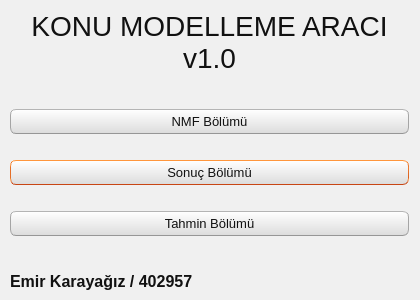
<?xml version="1.0" encoding="UTF-8"?>
<ui version="4.0">
 <class>Dialog</class>
 <widget class="QDialog" name="Dialog">
  <property name="geometry">
   <rect>
    <x>0</x>
    <y>0</y>
    <width>420</width>
    <height>300</height>
   </rect>
  </property>
  <property name="windowTitle">
   <string>Dialog</string>
  </property>
  <property name="styleSheet">
   <string notr="true">/*
Ubuntu Style Sheet for QT Applications
Author: Jaime A. Quiroga P.
Company: GTRONICK
Last updated: 01/10/2021 (dd/mm/yyyy), 15:18.
Available at: https://github.com/GTRONICK/QSS/blob/master/Ubuntu.qss
*/
QMainWindow {
	background-color:#f0f0f0;
}
QCheckBox {
	padding:2px;
}
QCheckBox:hover {
	border:1px solid rgb(255,150,60);
	border-radius:4px;
	padding: 1px;
	background-color:qlineargradient(spread:pad, x1:0.5, y1:1, x2:0.5, y2:0, stop:0 rgba(190, 90, 50, 50), stop:1 rgba(250, 130, 40, 50));
}
QCheckBox::indicator:checked {
	border:1px solid rgb(246, 134, 86);
	border-radius:4px;
  	background-color:rgb(246, 134, 86)
}
QCheckBox::indicator:unchecked {
	border-width:1px solid rgb(246, 134, 86);
	border-radius:4px;
  	background-color:rgb(255,255,255);
}
QColorDialog {
	background-color:#f0f0f0;
}
QComboBox {
	color:rgb(81,72,65);
	background: #ffffff;
}
QComboBox:editable {
	selection-color:rgb(81,72,65);
	selection-background-color: #ffffff;
}
QComboBox QAbstractItemView {
	selection-color: #ffffff;
	selection-background-color: rgb(246, 134, 86);
}
QComboBox:!editable:on, QComboBox::drop-down:editable:on {
	color:  #1e1d23;	
}
QDateTimeEdit, QDateEdit, QDoubleSpinBox, QFontComboBox {
	color:rgb(81,72,65);
	background-color: #ffffff;
}

QDialog {
	background-color:#f0f0f0;
}

QLabel,QLineEdit {
	color:rgb(17,17,17);
}
QLineEdit {
	background-color:rgb(255,255,255);
	selection-background-color:rgb(236,116,64);
}
QMenuBar {
	color:rgb(223,219,210);
	background-color:rgb(65,64,59);
}
QMenuBar::item {
	padding-top:4px;
	padding-left:4px;
	padding-right:4px;
	color:rgb(223,219,210);
	background-color:rgb(65,64,59);
}
QMenuBar::item:selected {
	color:rgb(255,255,255);
	padding-top:2px;
	padding-left:2px;
	padding-right:2px;
	border-top-width:2px;
	border-left-width:2px;
	border-right-width:2px;
	border-top-right-radius:4px;
	border-top-left-radius:4px;
	border-style:solid;
	background-color:rgb(65,64,59);
	border-top-color: rgb(47,47,44);
	border-right-color: qlineargradient(spread:pad, x1:0, y1:1, x2:1, y2:0, stop:0 rgba(90, 87, 78, 255), stop:1 rgba(47,47,44, 255));
	border-left-color:  qlineargradient(spread:pad, x1:1, y1:0, x2:0, y2:0, stop:0 rgba(90, 87, 78, 255), stop:1 rgba(47,47,44, 255));
}
QMenu {
	color:rgb(223,219,210);
	background-color:rgb(65,64,59);
}
QMenu::item {
	color:rgb(223,219,210);
	padding:4px 10px 4px 20px;
}
QMenu::item:selected {
	color:rgb(255,255,255);
	background-color: qlineargradient(spread:pad, x1:0.5, y1:1, x2:0.5, y2:0, stop:0 rgba(225, 108, 54, 255), stop:1 rgba(246, 134, 86, 255));
	border-style:solid;
	border-width:3px;
	padding:4px 7px 4px 17px;
	border-bottom-color:qlineargradient(spread:pad, x1:0.5, y1:1, x2:0.5, y2:0, stop:0 rgba(175,85,48,255), stop:1 rgba(236,114,67, 255));
	border-top-color:qlineargradient(spread:pad, x1:0.5, y1:1, x2:0.5, y2:0, stop:0 rgba(253,156,113,255), stop:1 rgba(205,90,46, 255));
	border-right-color:qlineargradient(spread:pad, x1:0, y1:0.5, x2:1, y2:0.5, stop:0 rgba(253,156,113,255), stop:1 rgba(205,90,46, 255));
	border-left-color:qlineargradient(spread:pad, x1:1, y1:0.5, x2:0, y2:0.5, stop:0 rgba(253,156,113,255), stop:1 rgba(205,90,46, 255));
}
QPlainTextEdit {
	border: 1px solid transparent;
	color:rgb(17,17,17);
	selection-background-color:rgb(236,116,64);
    background-color: #FFFFFF;
}
QProgressBar {
	text-align: center;
	color: rgb(0, 0, 0);
	border: 1px inset rgb(150,150,150); 
	border-radius: 10px;
	background-color:rgb(221,221,219);
}
QProgressBar::chunk:horizontal {
	background-color: qlineargradient(spread:pad, x1:0.5, y1:1, x2:0.5, y2:0, stop:0 rgba(225, 108, 54, 255), stop:1 rgba(246, 134, 86, 255));
	border:1px solid;
	border-radius:8px;
	border-bottom-color:qlineargradient(spread:pad, x1:0.5, y1:1, x2:0.5, y2:0, stop:0 rgba(175,85,48,255), stop:1 rgba(236,114,67, 255));
	border-top-color:qlineargradient(spread:pad, x1:0.5, y1:1, x2:0.5, y2:0, stop:0 rgba(253,156,113,255), stop:1 rgba(205,90,46, 255));
	border-right-color:qlineargradient(spread:pad, x1:0, y1:0.5, x2:1, y2:0.5, stop:0 rgba(253,156,113,255), stop:1 rgba(205,90,46, 255));
	border-left-color:qlineargradient(spread:pad, x1:1, y1:0.5, x2:0, y2:0.5, stop:0 rgba(253,156,113,255), stop:1 rgba(205,90,46, 255));
}
QPushButton{
	color:rgb(17,17,17);
	border-width: 1px;
	border-radius: 6px;
	border-bottom-color: rgb(150,150,150);
	border-right-color: rgb(165,165,165);
	border-left-color: rgb(165,165,165);
	border-top-color: rgb(180,180,180);
	border-style: solid;
	padding: 4px;
	background-color: qlineargradient(spread:pad, x1:0.5, y1:1, x2:0.5, y2:0, stop:0 rgba(220, 220, 220, 255), stop:1 rgba(255, 255, 255, 255));
}
QPushButton:hover{
	color:rgb(17,17,17);
	border-width: 1px;
	border-radius:6px;
	border-top-color: rgb(255,150,60);
	border-right-color: qlineargradient(spread:pad, x1:0, y1:1, x2:1, y2:0, stop:0 rgba(200, 70, 20, 255), stop:1 rgba(255,150,60, 255));
	border-left-color:  qlineargradient(spread:pad, x1:1, y1:0, x2:0, y2:0, stop:0 rgba(200, 70, 20, 255), stop:1 rgba(255,150,60, 255));
	border-bottom-color: rgb(200,70,20);
	border-style: solid;
	padding: 2px;
	background-color: qlineargradient(spread:pad, x1:0.5, y1:1, x2:0.5, y2:0, stop:0 rgba(220, 220, 220, 255), stop:1 rgba(255, 255, 255, 255));
}
QPushButton:default{
	color:rgb(17,17,17);
	border-width: 1px;
	border-radius:6px;
	border-top-color: rgb(255,150,60);
	border-right-color: qlineargradient(spread:pad, x1:0, y1:1, x2:1, y2:0, stop:0 rgba(200, 70, 20, 255), stop:1 rgba(255,150,60, 255));
	border-left-color:  qlineargradient(spread:pad, x1:1, y1:0, x2:0, y2:0, stop:0 rgba(200, 70, 20, 255), stop:1 rgba(255,150,60, 255));
	border-bottom-color: rgb(200,70,20);
	border-style: solid;
	padding: 2px;
	background-color: qlineargradient(spread:pad, x1:0.5, y1:1, x2:0.5, y2:0, stop:0 rgba(220, 220, 220, 255), stop:1 rgba(255, 255, 255, 255));
}
QPushButton:pressed{
	color:rgb(17,17,17);
	border-width: 1px;
	border-radius: 6px;
	border-width: 1px;
	border-top-color: rgba(255,150,60,200);
	border-right-color: qlineargradient(spread:pad, x1:0, y1:1, x2:1, y2:0, stop:0 rgba(200, 70, 20, 255), stop:1 rgba(255,150,60, 200));
	border-left-color:  qlineargradient(spread:pad, x1:1, y1:0, x2:0, y2:0, stop:0 rgba(200, 70, 20, 255), stop:1 rgba(255,150,60, 200));
	border-bottom-color: rgba(200,70,20,200);
	border-style: solid;
	padding: 2px;
	background-color: qlineargradient(spread:pad, x1:0.5, y1:0, x2:0.5, y2:1, stop:0 rgba(220, 220, 220, 255), stop:1 rgba(255, 255, 255, 255));
}
QPushButton:disabled{
	color:rgb(174,167,159);
	border-width: 1px;
	border-radius: 6px;
	background-color: qlineargradient(spread:pad, x1:0.5, y1:1, x2:0.5, y2:0, stop:0 rgba(200, 200, 200, 255), stop:1 rgba(230, 230, 230, 255));
}
QRadioButton {
	padding: 1px;
}
QRadioButton::indicator:checked {
	height: 10px;
	width: 10px;
	border-style:solid;
	border-radius:5px;
	border-width: 1px;
	border-color: rgba(246, 134, 86, 255);
	color: #a9b7c6;
	background-color:rgba(246, 134, 86, 255);
}
QRadioButton::indicator:!checked {
	height: 10px;
	width: 10px;
	border-style:solid;
	border-radius:5px;
	border-width: 1px;
	border-color: rgb(246, 134, 86);
	color: #a9b7c6;
	background-color: transparent;
}
QScrollArea {
	color: white;
	background-color:#f0f0f0;
}
QSlider::groove {
	border-style: solid;
	border-width: 1px;
	border-color: rgb(207,207,207);
}
QSlider::groove:horizontal {
	height: 5px;
	background: rgb(246, 134, 86);
}
QSlider::groove:vertical {
	width: 5px;
	background: rgb(246, 134, 86);
}
QSlider::handle:horizontal {
	background: rgb(253,253,253);
	border-style: solid;
	border-width: 1px;
	border-color: rgb(207,207,207);
	width: 12px;
	margin: -5px 0;
	border-radius: 7px;
}
QSlider::handle:vertical {
	background: rgb(253,253,253);
	border-style: solid;
	border-width: 1px;
	border-color: rgb(207,207,207);
	height: 12px;
	margin: 0 -5px;
	border-radius: 7px;
}
QSlider::add-page:horizontal, QSlider::add-page:vertical {
 	background: white;
}
QSlider::sub-page:horizontal, QSlider::sub-page:vertical {
	background: rgb(246, 134, 86);
}
QStatusBar, QSpinBox {
	color:rgb(81,72,65);
}
QSpinBox {
	background-color: #ffffff;
}
QScrollBar:horizontal {
	max-height: 20px;
	border: 1px transparent;
	margin: 0px 20px 0px 20px;
}
QScrollBar::handle:horizontal {
	background: rgb(253,253,253);
	border: 1px solid rgb(207,207,207);
	border-radius: 7px;
	min-width: 25px;
}
QScrollBar::handle:horizontal:hover {
	background: rgb(253,253,253);
	border: 1px solid rgb(255,150,60);
	border-radius: 7px;
	min-width: 25px;
}
QScrollBar::add-line:horizontal {
  	border: 1px solid rgb(207,207,207);
  	border-top-right-radius: 7px;
  	border-top-left-radius: 7px;
  	border-bottom-right-radius: 7px;
  	background: rgb(255, 255, 255);
  	width: 20px;
  	subcontrol-position: right;
  	subcontrol-origin: margin;
}
QScrollBar::add-line:horizontal:hover {
  	border: 1px solid rgb(255,150,60);
  	border-top-right-radius: 7px;
  	border-top-left-radius: 7px;
  	border-bottom-right-radius: 7px;
  	background: rgb(255, 255, 255);
  	width: 20px;
  	subcontrol-position: right;
  	subcontrol-origin: margin;
}
QScrollBar::add-line:horizontal:pressed {
  	border: 1px solid grey;
  	border-top-left-radius: 7px;
  	border-top-right-radius: 7px;
  	border-bottom-right-radius: 7px;
  	background: rgb(231,231,231);
  	width: 20px;
  	subcontrol-position: right;
  	subcontrol-origin: margin;
}
QScrollBar::sub-line:horizontal {
  	border: 1px solid rgb(207,207,207);
  	border-top-right-radius: 7px;
  	border-top-left-radius: 7px;
  	border-bottom-left-radius: 7px;
  	background: rgb(255, 255, 255);
  	width: 20px;
  	subcontrol-position: left;
  	subcontrol-origin: margin;
}
QScrollBar::sub-line:horizontal:hover {
  	border: 1px solid rgb(255,150,60);
  	border-top-right-radius: 7px;
  	border-top-left-radius: 7px;
  	border-bottom-left-radius: 7px;
  	background: rgb(255, 255, 255);
  	width: 20px;
  	subcontrol-position: left;
  	subcontrol-origin: margin;
}
QScrollBar::sub-line:horizontal:pressed {
  	border: 1px solid grey;
  	border-top-right-radius: 7px;
  	border-top-left-radius: 7px;
  	border-bottom-left-radius: 7px;
  	background: rgb(231,231,231);
  	width: 20px;
  	subcontrol-position: left;
  	subcontrol-origin: margin;
}
QScrollBar::left-arrow:horizontal {
  	border: 1px transparent grey;
  	border-top-left-radius: 3px;
  	border-bottom-left-radius: 3px;
  	width: 6px;
  	height: 6px;
  	background: rgb(230,230,230);
}
QScrollBar::right-arrow:horizontal {
	border: 1px transparent grey;
	border-top-right-radius: 3px;
	border-bottom-right-radius: 3px;
  	width: 6px;
  	height: 6px;
 	background: rgb(230,230,230);
}
QScrollBar::add-page:horizontal, QScrollBar::sub-page:horizontal {
 	background: none;
} 
QScrollBar:vertical {
	max-width: 20px;
	border: 1px transparent grey;
	margin: 20px 0px 20px 0px;
}
QScrollBar::add-line:vertical {
	border: 1px solid;
	border-color: rgb(207,207,207);
	border-bottom-right-radius: 7px;
	border-bottom-left-radius: 7px;
	border-top-left-radius: 7px;
	background: rgb(255, 255, 255);
  	height: 20px;
  	subcontrol-position: bottom;
  	subcontrol-origin: margin;
}
QScrollBar::add-line:vertical:hover {
  	border: 1px solid;
  	border-color: rgb(255,150,60);
  	border-bottom-right-radius: 7px;
  	border-bottom-left-radius: 7px;
  	border-top-left-radius: 7px;
  	background: rgb(255, 255, 255);
  	height: 20px;
  	subcontrol-position: bottom;
  	subcontrol-origin: margin;
}
QScrollBar::add-line:vertical:pressed {
  	border: 1px solid grey;
  	border-bottom-left-radius: 7px;
  	border-bottom-right-radius: 7px;
  	border-top-left-radius: 7px;
  	background: rgb(231,231,231);
  	height: 20px;
  	subcontrol-position: bottom;
  	subcontrol-origin: margin;
}
QScrollBar::sub-line:vertical {
  	border: 1px solid rgb(207,207,207);
  	border-top-right-radius: 7px;
  	border-top-left-radius: 7px;
  	border-bottom-left-radius: 7px;
  	background: rgb(255, 255, 255);
  	height: 20px;
  	subcontrol-position: top;
  	subcontrol-origin: margin;
}
QScrollBar::sub-line:vertical:hover {
  	border: 1px solid rgb(255,150,60);
  	border-top-right-radius: 7px;
  	border-top-left-radius: 7px;
  	border-bottom-left-radius: 7px;
	background: rgb(255, 255, 255);
  	height: 20px;
  	subcontrol-position: top;
  	subcontrol-origin: margin;
}
QScrollBar::sub-line:vertical:pressed {
  	border: 1px solid grey;
  	border-top-left-radius: 7px;
  	border-top-right-radius: 7px;
  	background: rgb(231,231,231);
 	height: 20px;
  	subcontrol-position: top;
  	subcontrol-origin: margin;
}
QScrollBar::handle:vertical {
	background: rgb(253,253,253);
	border: 1px solid rgb(207,207,207);
	border-radius: 7px;
	min-height: 25px;
}
QScrollBar::handle:vertical:hover {
	background: rgb(253,253,253);
	border: 1px solid rgb(255,150,60);
	border-radius: 7px;
	min-height: 25px;
}
QScrollBar::up-arrow:vertical {
	border: 1px transparent grey;
  	border-top-left-radius: 3px;
	border-top-right-radius: 3px;
  	width: 6px;
  	height: 6px;
  	background: rgb(230,230,230);
}
QScrollBar::down-arrow:vertical {
  	border: 1px transparent grey;
  	border-bottom-left-radius: 3px;
  	border-bottom-right-radius: 3px;
  	width: 6px;
  	height: 6px;
  	background: rgb(230,230,230);
}
QScrollBar::add-page:vertical, QScrollBar::sub-page:vertical {
  	background: none;
}
QTabWidget {
	color:rgb(0,0,0);
	background-color:rgb(247,246,246);
}
QTabWidget::pane {
	border-color: rgb(180,180,180);
	background-color:rgb(247,246,246);
	border-style: solid;
	border-width: 1px;
  	border-radius: 6px;
}
QTabBar::tab {
	padding-left:4px;
	padding-right:4px;
	padding-bottom:2px;
	padding-top:2px;
	color:rgb(81,72,65);
  	background-color: qlineargradient(spread:pad, x1:0.5, y1:1, x2:0.5, y2:0, stop:0 rgba(221,218,217,255), stop:1 rgba(240,239,238,255));
	border-style: solid;
	border-width: 1px;
  	border-top-right-radius:4px;
	border-top-left-radius:4px;
	border-top-color: rgb(180,180,180);
	border-left-color: rgb(180,180,180);
	border-right-color: rgb(180,180,180);
	border-bottom-color: transparent;
}
QTabBar::tab:selected, QTabBar::tab:last:selected, QTabBar::tab:hover {
  	background-color:rgb(247,246,246);
  	margin-left: 0px;
  	margin-right: 1px;
}
QTabBar::tab:!selected {
	margin-top: 1px;
	margin-right: 1px;
}
QTextEdit {
	border-width: 1px;
	border-style: solid;
	border-color:transparent;
	color:rgb(17,17,17);
	selection-background-color:rgb(236,116,64);
}
QTimeEdit, QToolBox, QToolBox::tab, QToolBox::tab:selected {
	color:rgb(81,72,65);
	background-color: #ffffff;
}</string>
  </property>
  <widget class="QWidget" name="gridLayoutWidget">
   <property name="geometry">
    <rect>
     <x>10</x>
     <y>10</y>
     <width>399</width>
     <height>281</height>
    </rect>
   </property>
   <property name="font">
    <font>
     <pointsize>10</pointsize>
    </font>
   </property>
   <layout class="QGridLayout" name="gridLayout">
    <item row="3" column="0">
     <spacer name="horizontalSpacer">
      <property name="font">
       <font>
        <pointsize>10</pointsize>
       </font>
      </property>
      <property name="orientation">
       <enum>Qt::Horizontal</enum>
      </property>
      <property name="sizeHint" stdset="0">
       <size>
        <width>40</width>
        <height>20</height>
       </size>
      </property>
     </spacer>
    </item>
    <item row="4" column="0">
     <widget class="QPushButton" name="sonuclar_buton">
      <property name="font">
       <font>
        <pointsize>10</pointsize>
       </font>
      </property>
      <property name="text">
       <string>Sonuç Bölümü</string>
      </property>
     </widget>
    </item>
    <item row="1" column="0">
     <spacer name="verticalSpacer_2">
      <property name="orientation">
       <enum>Qt::Vertical</enum>
      </property>
      <property name="sizeHint" stdset="0">
       <size>
        <width>20</width>
        <height>40</height>
       </size>
      </property>
     </spacer>
    </item>
    <item row="8" column="0">
     <widget class="QLabel" name="label">
      <property name="font">
       <font>
        <pointsize>12</pointsize>
        <italic>false</italic>
        <bold>true</bold>
       </font>
      </property>
      <property name="text">
       <string>Emir Karayağız / 402957</string>
      </property>
     </widget>
    </item>
    <item row="2" column="0">
     <widget class="QPushButton" name="nmf_buton">
      <property name="font">
       <font>
        <pointsize>10</pointsize>
       </font>
      </property>
      <property name="text">
       <string>NMF Bölümü</string>
      </property>
     </widget>
    </item>
    <item row="7" column="0">
     <spacer name="verticalSpacer">
      <property name="font">
       <font>
        <pointsize>10</pointsize>
       </font>
      </property>
      <property name="orientation">
       <enum>Qt::Vertical</enum>
      </property>
      <property name="sizeHint" stdset="0">
       <size>
        <width>20</width>
        <height>40</height>
       </size>
      </property>
     </spacer>
    </item>
    <item row="5" column="0">
     <spacer name="horizontalSpacer_2">
      <property name="font">
       <font>
        <pointsize>10</pointsize>
       </font>
      </property>
      <property name="orientation">
       <enum>Qt::Horizontal</enum>
      </property>
      <property name="sizeHint" stdset="0">
       <size>
        <width>40</width>
        <height>20</height>
       </size>
      </property>
     </spacer>
    </item>
    <item row="6" column="0">
     <widget class="QPushButton" name="tahmin_buton">
      <property name="font">
       <font>
        <pointsize>10</pointsize>
       </font>
      </property>
      <property name="text">
       <string>Tahmin Bölümü</string>
      </property>
     </widget>
    </item>
    <item row="0" column="0">
     <widget class="QLabel" name="label_2">
      <property name="font">
       <font>
        <pointsize>21</pointsize>
       </font>
      </property>
      <property name="text">
       <string>KONU MODELLEME ARACI v1.0</string>
      </property>
      <property name="scaledContents">
       <bool>false</bool>
      </property>
      <property name="alignment">
       <set>Qt::AlignCenter</set>
      </property>
      <property name="wordWrap">
       <bool>true</bool>
      </property>
     </widget>
    </item>
   </layout>
  </widget>
 </widget>
 <resources/>
 <connections/>
</ui>
